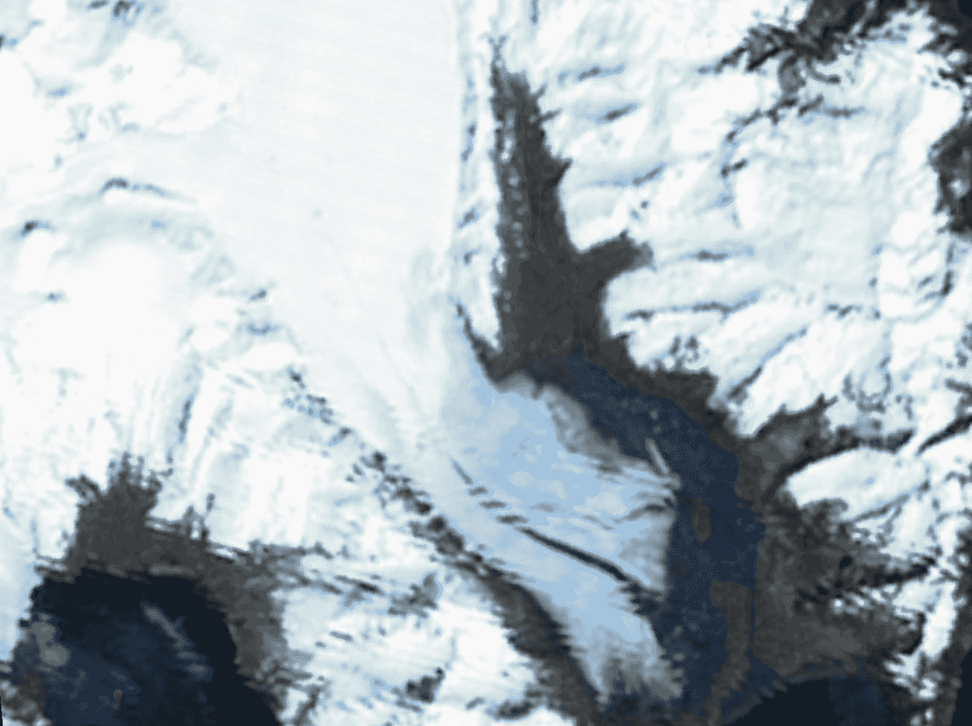
#> input picture Working_with_Image_Data/images/bearGlacier1980.png, 972 x 726 px, shrunk from 1502 x 1121 before the run
$ jupyter execute Example_7.ipynb
#> lines starting #> are read from the running program, lines starting #| are printed output that depends on the picture; after the words box and inside, x2 and y2 are one past the last pixel; in counts of white or black regions, pixels touching at a corner belong together
# Visualizing Segmentations of an Image in Context

[cell 1]
import cv2
import matplotlib.pyplot as plt
import numpy as np

[cell 2]
glacier_1980 = cv2.imread('./images/bearGlacier1980.png') # By default converts image to the 3 channel BGR color image
#> glacier_1980 is the input picture: shape (726, 972, 3); mean B, G, R 187.6, 182.1, 172.4
glacier_1980 = cv2.cvtColor(glacier_1980, cv2.COLOR_BGR2GRAY) # Converts an image from one color space to another
#> glacier_1980: shape (726, 972)
_, binary_1980 = cv2.threshold(glacier_1980, 127, 255, cv2.THRESH_OTSU) # https://en.wikipedia.org/wiki/Otsu%27s_method
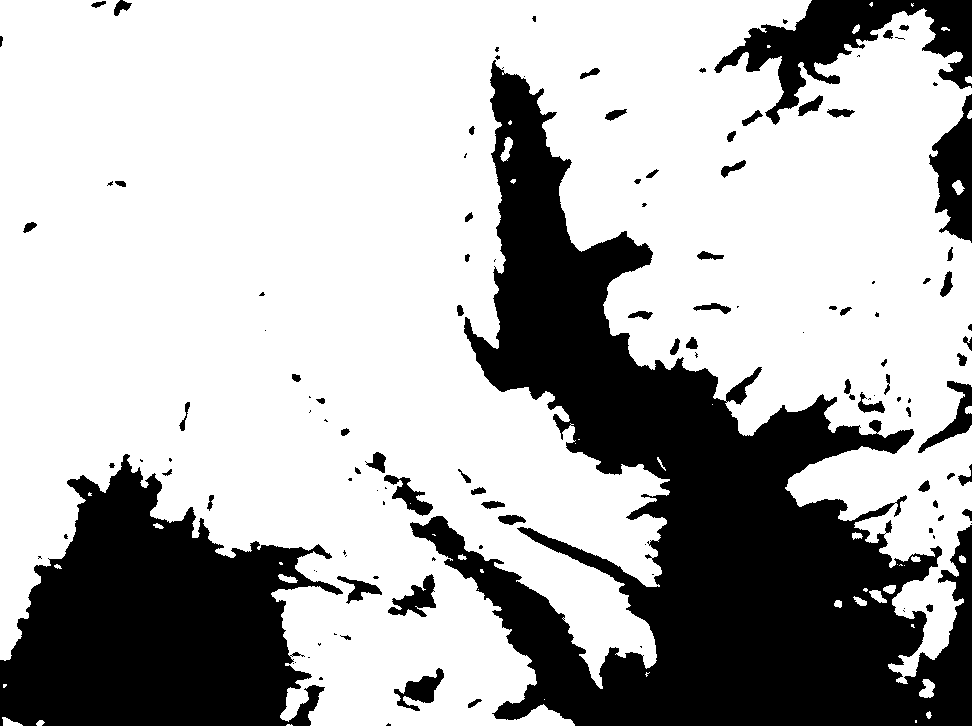
#> binary_1980: shape (726, 972); 69.6% white; 128 black regions (57 under 20 px), largest, box (x1, y1, x2, y2) and area: (410, 60, 972, 726) 134050, (0, 454, 343, 726) 56068, (714, 0, 972, 125) 11244

glacier_2011 = cv2.imread('./images/bearGlacier2011.png') # By default converts image to the 3 channel BGR color image
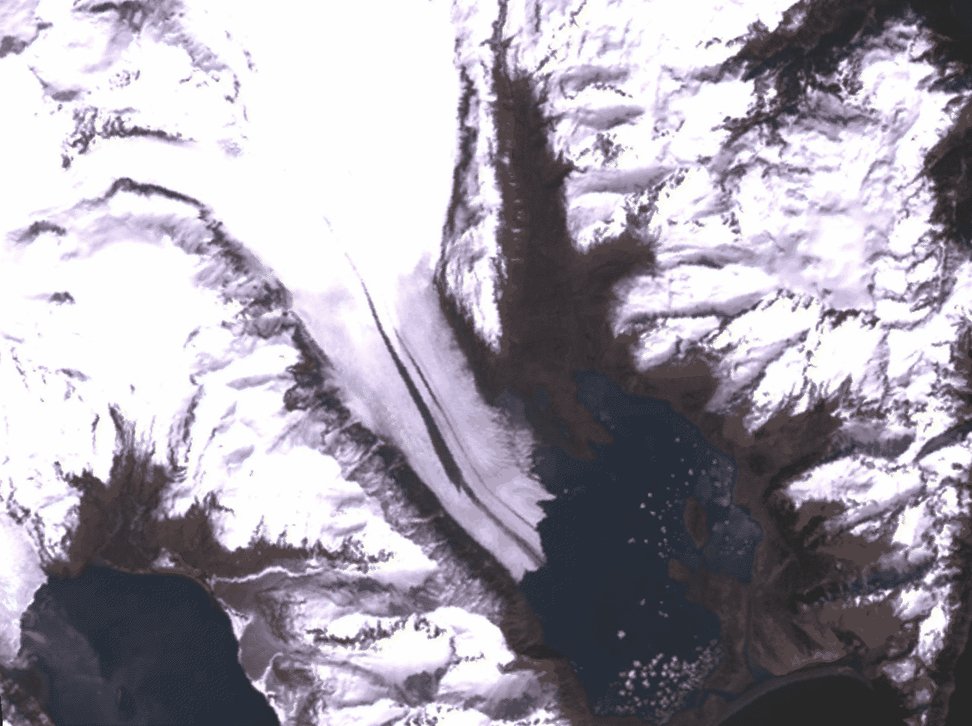
#> input picture Working_with_Image_Data/images/bearGlacier2011.png, 972 x 726 px, shrunk from 1502 x 1121 before the run
#> glacier_2011 is the input picture: shape (726, 972, 3); mean B, G, R 169.4, 159.4, 164.2
glacier_2011 = cv2.cvtColor(glacier_2011, cv2.COLOR_BGR2GRAY) # Converts an image from one color space to another
#> glacier_2011: shape (726, 972)
_, binary_2011 = cv2.threshold(glacier_2011, 127, 255, cv2.THRESH_OTSU) # https://en.wikipedia.org/wiki/Otsu%27s_method
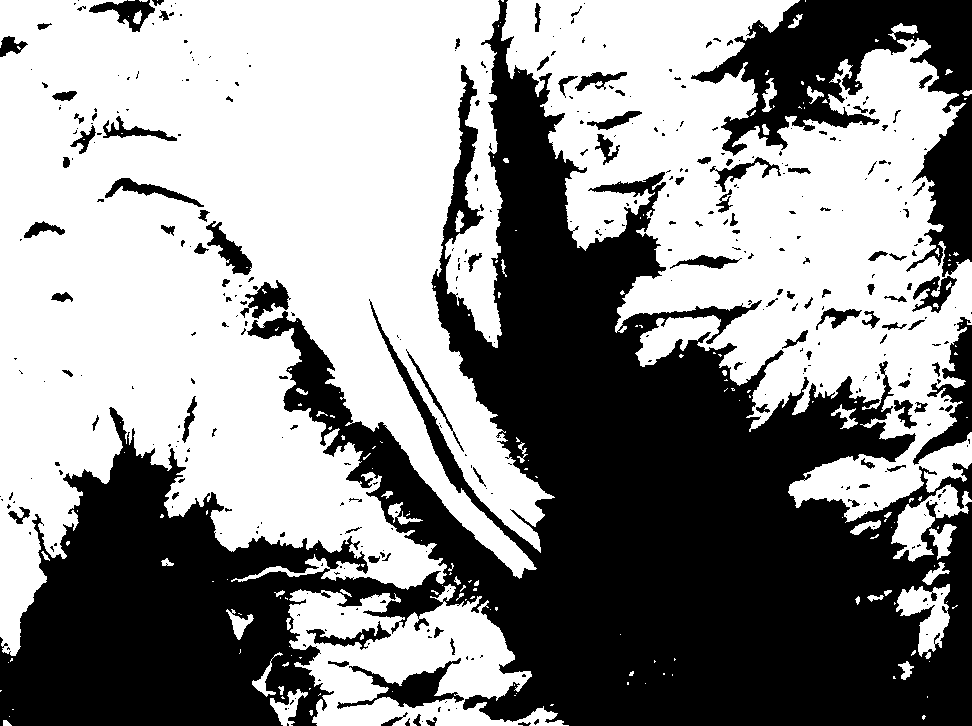
#> binary_2011: shape (726, 972); 56% white; 414 black regions (302 under 20 px), largest, box (x1, y1, x2, y2) and area: (0, 0, 972, 726) 262561, (691, 0, 972, 277) 26529, (913, 317, 972, 465) 2874

fig, axs = plt.subplots(1, 2, figsize=(20, 20))
axs[0].imshow(glacier_1980, cmap='gray')
axs[0].set_title('Glacier 1980')
axs[0].axis("off")
axs[1].imshow(glacier_2011, cmap='gray')
axs[1].set_title('Glacier 2011')
axs[1].axis("off")
plt.show()

Burn a mask onto an image. The output is an image that is the same as the original everywhere the mask is 0 and is "burned" yellow where the mask is 1.

[cell 3]
glacier = glacier_1980.copy()
glacier = cv2.cvtColor(glacier, cv2.COLOR_GRAY2RGB) # Converts an image from one color space to another
glacier[binary_1980 == 255] = (255, 255, 0)
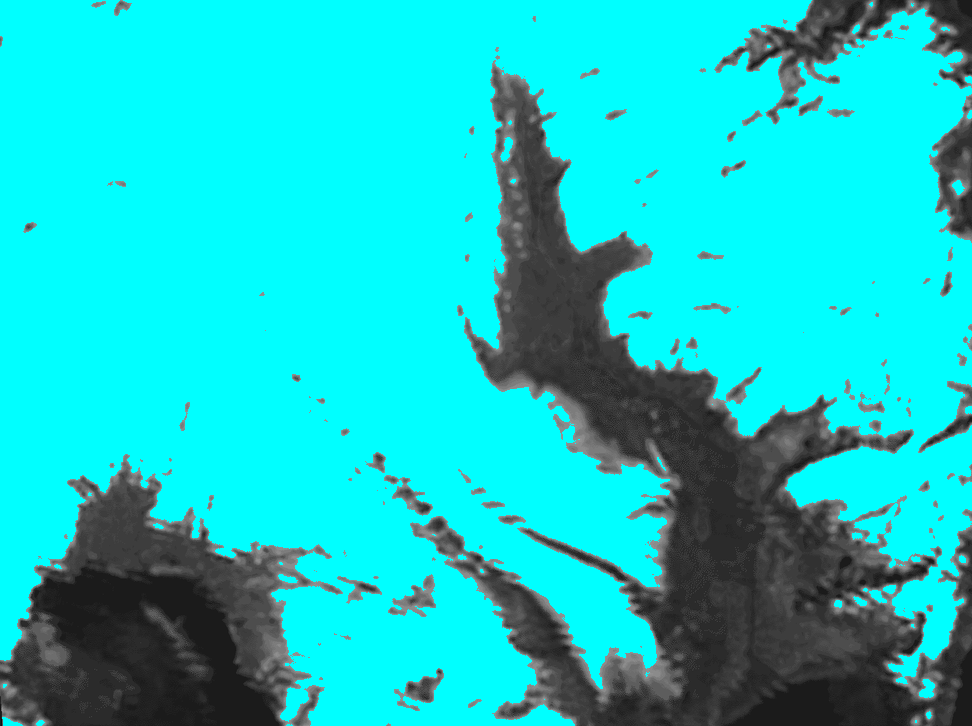
#> glacier: shape (726, 972, 3); mean B, G, R 198.5, 198.5, 21
plt.imshow(glacier)
plt.axis("off")
plt.show()

Areas not covered with ice, some of it is water and some is land at the coastline. Now it is "burned" yellow where the mask is 0.

[cell 4]
land_sea = glacier_1980.copy()
land_sea = cv2.cvtColor(land_sea, cv2.COLOR_GRAY2RGB) # Converts an image from one color space to another
land_sea[binary_1980 == 0] = (255, 255, 0)
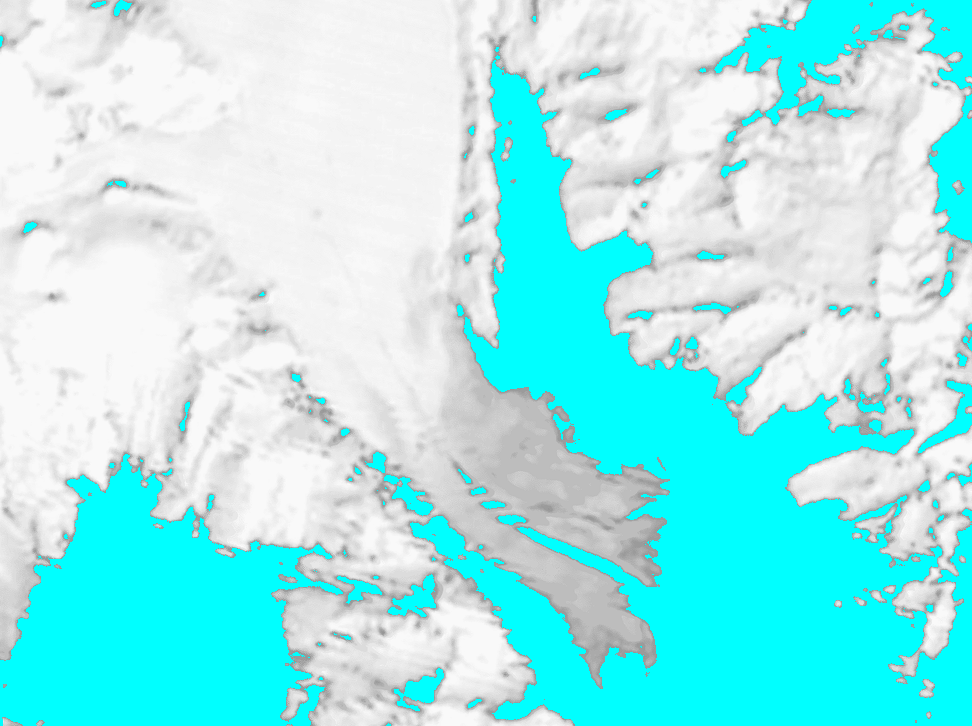
#> land_sea: shape (726, 972, 3); mean B, G, R 236.3, 236.3, 158.8
plt.imshow(land_sea)
plt.axis("off")
plt.show()

Burning the inverted 1980 mask onto the binary 2011 image will show the 2011 glacier set against its former footprint. White pixels were glacier in 2011, yellow pixels represent areas that were not part of the glacier in 1980, and the black pixels in between is the lost glacier.

[cell 5]
coastline_1980 = binary_2011.copy()
coastline_1980 = cv2.cvtColor(coastline_1980, cv2.COLOR_GRAY2RGB) # Converts an image from one color space to another
coastline_1980[binary_1980 == 0] = (255, 255, 0)
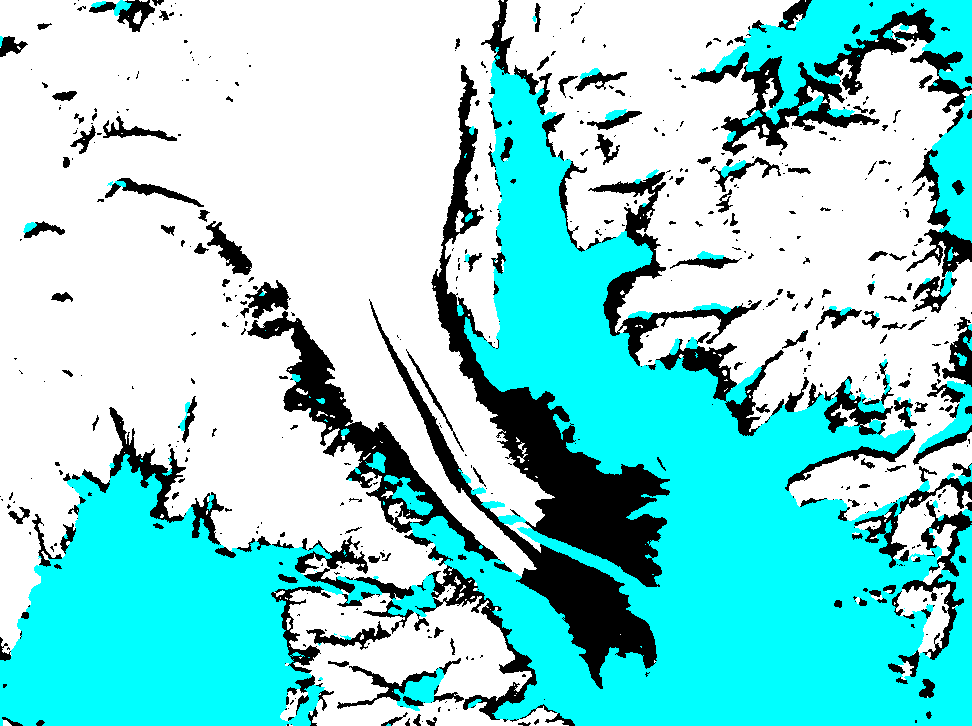
#> coastline_1980: shape (726, 972, 3); mean B, G, R 218.2, 218.2, 140.7
plt.imshow(coastline_1980)
plt.axis("off")
plt.show()
